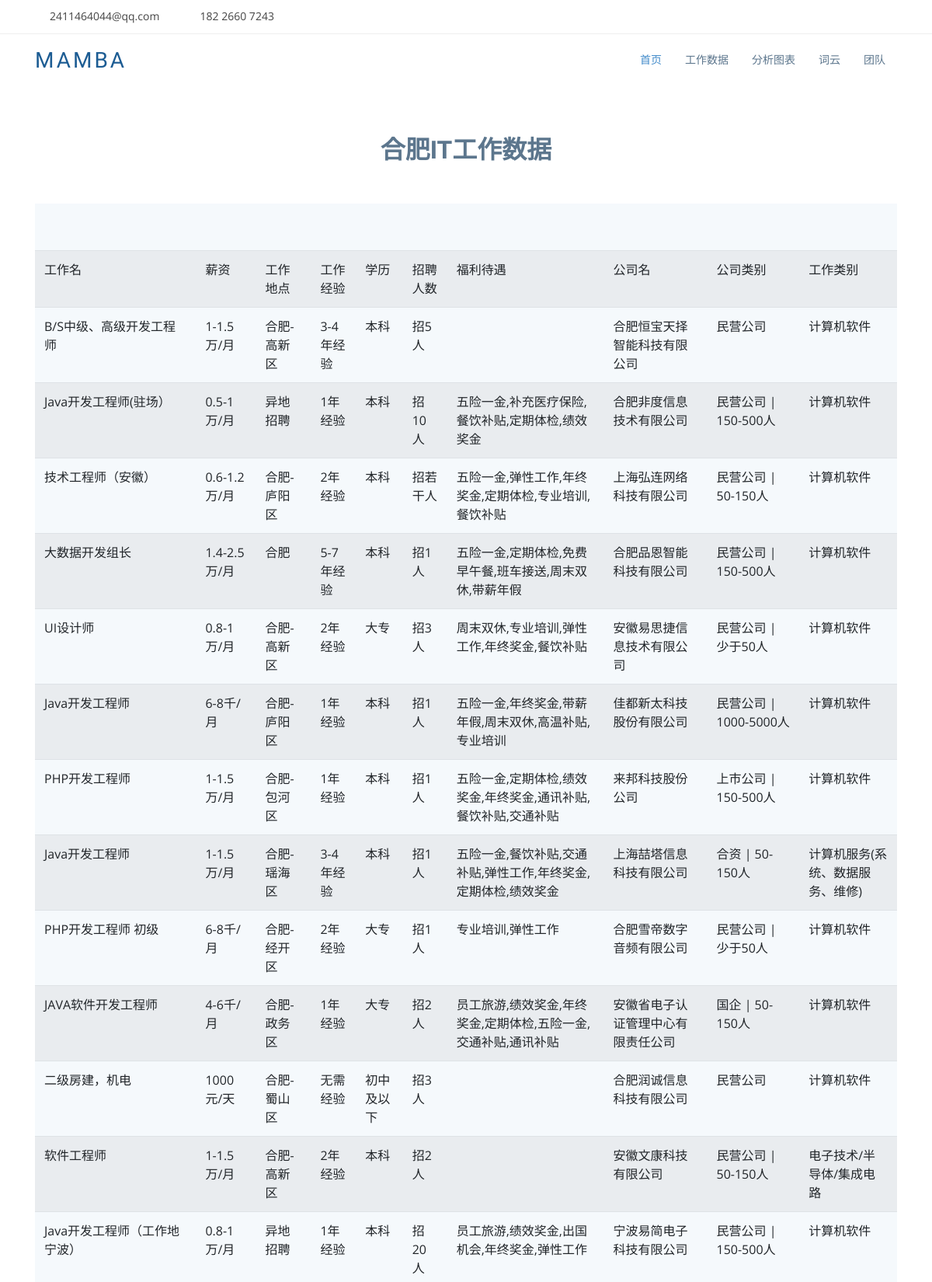
Screenshot of /job_detail_first (upper part) with the database file from the repository.
### tables this page shows
CREATE TABLE jobinfo
        (
        id integer primary key autoincrement ,
        job_name varchar ,
        job_price varchar ,
        job_address varchar ,
        job_age varchar ,
        job_education numeric ,
        job_num numeric ,
        job_welfare varchar,
        job_company varchar,
        job_catacom varchar,
        job_classify varchar
        );

### app.py (the view)
@app.route('/job_detail_first')
def showjob_detail_first():
    datalist = []
    conn = sqlite3.connect("job.db")
    cur = conn.cursor()
    sql = "select * from jobinfo where id BETWEEN 1 and 50"
    data = cur.execute(sql)
    for item in data:
        datalist.append(item)
    cur.close()
    conn.close()
    return render_template("job_detail.html", datalist=datalist)

### templates/job_detail.html (shortened to what this page needs)
<!DOCTYPE html>
<html lang="en">
<head>
  <link href="static/assets/vendor/bootstrap/css/bootstrap.min.css" rel="stylesheet">
  <link href="static/assets/vendor/icofont/icofont.min.css" rel="stylesheet">
  <link href="static/assets/vendor/boxicons/css/boxicons.min.css" rel="stylesheet">
  <link href="static/assets/vendor/animate.css/animate.min.css" rel="stylesheet">
  <link href="static/assets/vendor/venobox/venobox.css" rel="stylesheet">
  <link href="static/assets/vendor/aos/aos.css" rel="stylesheet">
  <link href="static/assets/css/style.css" rel="stylesheet">
</head>
<body>
  <section id="topbar" class="d-none d-lg-block">
    <div class="container clearfix">
      <div class="contact-info float-left">
        <i class="icofont-envelope"></i><a href="mailto:contact@example.com">2411464044@qq.com</a>
        <i class="icofont-phone"></i> 182 2660 7243
      </div>
      <div class="social-links float-right">
        <a href="#" class="twitter"><i class="icofont-twitter"></i></a>
        <a href="#" class="facebook"><i class="icofont-facebook"></i></a>
        <a href="#" class="instagram"><i class="icofont-instagram"></i></a>
        <a href="#" class="skype"><i class="icofont-skype"></i></a>
        <a href="#" class="linkedin"><i class="icofont-linkedin"></i></i></a>
      </div>
    </div>
  </section>
  <header id="header">
    <div class="container">
      <div class="logo float-left">
        <h1 class="text-light"><a href="temp.html"><span>Mamba</span></a></h1>
      </div>
      <nav class="nav-menu float-right d-none d-lg-block">
        <ul>
          <li class="active"><a href="/index">首页 </a></li>
          <li><a href="/job_detail_first">工作数据 </a></li>
          <li><a href="/job_pic">分析图表</a></li>
          <li><a href="/word">词云</a></li>
          <li><a href="/team">团队</a></li>
        </ul>
      </nav>
    </div>
  </header>
    <section id="team" class="team">
      <div class="container">
        <div class="section-title">
          <h2>合肥IT工作数据</h2>
        </div>
    <section class="counts section-bg">
          <table class="table table-striped">
              <tr>
                  <td>工作名</td>
                  <td>薪资</td>
                  <td>工作地点</td>
                  <td>工作经验</td>
                  <td>学历</td>
                  <td>招聘人数</td>
                  <td>福利待遇</td>
                  <td>公司名</td>
                  <td>公司类别</td>
                  <td>工作类别</td>
              </tr>
              {% for job in datalist %}
                  <tr>
                      <td>{{ job[1] }}</td>
                      <td>{{ job[2] }}</td>
                      <td>{{ job[3] }}</td>
                      <td>{{ job[4] }}</td>
                      <td>{{ job[5] }}</td>
                      <td>{{ job[6] }}</td>
                      <td>{{ job[7] }}</td>
                      <td>{{ job[8] }}</td>
                      <td>{{ job[9] }}</td>
                      <td>{{ job[10] }}</td>
                  </tr>
              {% endfor %}
          </table>
    </section>
      </div>
    </section>
</body>
</html>

### static/assets/css/style.css (style rules this page uses)
body { font-family: "Open Sans", sans-serif; color: #444; }
a { color: #428bca; }
h1, h2, h3, h4, h5, h6, .font-primary { font-family: "Raleway", sans-serif; }
#topbar { background: #fff; padding: 10px 0; border-bottom: 1px solid #eee; font-size: 14px; }
#topbar .contact-info a { line-height: 1; color: #444; transition: 0.3s; }
#topbar .contact-info i { color: #428bca; padding: 4px; }
#topbar .contact-info .icofont-phone { padding-left: 20px; margin-left: 10px; }
#topbar .social-links a { color: #5c768d; padding: 4px 12px; display: inline-block; line-height: 1px; transition: 0.3s; }
#header { height: 70px; transition: all 0.5s; transition: all 0.5s; padding: 10px 0; background: #fff; z-index: 997; }
#header .logo h1 { font-size: 28px; margin: 0; padding: 10px 0; line-height: 1; font-weight: 400; letter-spacing: 3px; text-transform: uppercase; }
#header .logo h1 a, #header .logo h1 a:hover { color: #1c5c93; text-decoration: none; }
.nav-menu, .nav-menu * { margin: 0; padding: 0; list-style: none; }
.nav-menu > ul > li { position: relative; white-space: nowrap; float: left; }
.nav-menu a { display: block; position: relative; color: #5c768d; padding: 12px 15px; transition: 0.3s; font-size: 14px; font-family: "Open Sans", sans-serif; }
.nav-menu a:hover, .nav-menu .active > a, .nav-menu li:hover > a { color: #428bca; text-decoration: none; }
.mobile-nav { position: fixed; top: 0; bottom: 0; z-index: 9999; overflow-y: auto; left: -260px; width: 260px; padding-top: 18px; background: #1f3548; transition: 0.4s; }
.mobile-nav * { margin: 0; padding: 0; list-style: none; }
.mobile-nav a { display: block; position: relative; color: #e3f0fc; padding: 10px 20px; font-weight: 500; }
.mobile-nav a:hover, .mobile-nav .active > a, .mobile-nav li:hover > a { color: #9eccf4; text-decoration: none; }
section { padding: 60px 0; }
.section-bg { background-color: #f5f9fc; }
.section-title { text-align: center; padding-bottom: 30px; }
.section-title h2 { font-size: 32px; font-weight: 600; margin-bottom: 20px; padding-bottom: 0; color: #5c768d; }
.counts { padding-bottom: 30px; }
.team { background: #fff; padding: 60px 0 30px 0; }

### rows the page displays
jobinfo: job_name "B/S中级、高级开发工程师", job_price "1-1.5万/月", job_address "合肥-高新区", job_age "3-4年经验", job_education "本科", job_num "招5人", job_company "合肥恒宝天择智能科技有限公司", job_catacom "民营公司", job_classify "计算机软件"
jobinfo: job_name "Java开发工程师(驻场）", job_price "0.5-1万/月", job_address "异地招聘", job_age "1年经验", job_education "本科", job_num "招10人", job_welfare "五险一金,补充医疗保险,餐饮补贴,定期体检,绩效奖金", job_company "合肥非度信息技术有限公司", job_catacom "民营公司 | 150-500人", job_classify "计算机软件"
jobinfo: job_name "技术工程师（安徽）", job_price "0.6-1.2万/月", job_address "合肥-庐阳区", job_age "2年经验", job_education "本科", job_num "招若干人", job_welfare "五险一金,弹性工作,年终奖金,定期体检,专业培训,餐饮补贴", job_company "上海弘连网络科技有限公司", job_catacom "民营公司 | 50-150人", job_classify "计算机软件"
jobinfo: job_name "大数据开发组长", job_price "1.4-2.5万/月", job_address "合肥", job_age "5-7年经验", job_education "本科", job_num "招1人", job_welfare "五险一金,定期体检,免费早午餐,班车接送,周末双休,带薪年假", job_company "合肥品恩智能科技有限公司", job_catacom "民营公司 | 150-500人", job_classify "计算机软件"
jobinfo: job_name "UI设计师", job_price "0.8-1万/月", job_address "合肥-高新区", job_age "2年经验", job_education "大专", job_num "招3人", job_welfare "周末双休,专业培训,弹性工作,年终奖金,餐饮补贴", job_company "安徽易思捷信息技术有限公司", job_catacom "民营公司 | 少于50人", job_classify "计算机软件"
jobinfo: job_name "Java开发工程师", job_price "6-8千/月", job_address "合肥-庐阳区", job_age "1年经验", job_education "本科", job_num "招1人", job_welfare "五险一金,年终奖金,带薪年假,周末双休,高温补贴,专业培训", job_company "佳都新太科技股份有限公司", job_catacom "民营公司 | 1000-5000人", job_classify "计算机软件"
jobinfo: job_name "PHP开发工程师", job_price "1-1.5万/月", job_address "合肥-包河区", job_age "1年经验", job_education "本科", job_num "招1人", job_welfare "五险一金,定期体检,绩效奖金,年终奖金,通讯补贴,餐饮补贴,交通补贴", job_company "来邦科技股份公司", job_catacom "上市公司 | 150-500人", job_classify "计算机软件"
jobinfo: job_name "Java开发工程师", job_price "1-1.5万/月", job_address "合肥-瑶海区", job_age "3-4年经验", job_education "本科", job_num "招1人", job_welfare "五险一金,餐饮补贴,交通补贴,弹性工作,年终奖金,定期体检,绩效奖金", job_company "上海喆塔信息科技有限公司", job_catacom "合资 | 50-150人", job_classify "计算机服务(系统、数据服务、维修)"
jobinfo: job_name "PHP开发工程师 初级", job_price "6-8千/月", job_address "合肥-经开区", job_age "2年经验", job_education "大专", job_num "招1人", job_welfare "专业培训,弹性工作", job_company "合肥雪帝数字音频有限公司", job_catacom "民营公司 | 少于50人", job_classify "计算机软件"
jobinfo: job_name "JAVA软件开发工程师", job_price "4-6千/月", job_address "合肥-政务区", job_age "1年经验", job_education "大专", job_num "招2人", job_welfare "员工旅游,绩效奖金,年终奖金,定期体检,五险一金,交通补贴,通讯补贴", job_company "安徽省电子认证管理中心有限责任公司", job_catacom "国企 | 50-150人", job_classify "计算机软件"
jobinfo: job_name "二级房建，机电", job_price "1000元/天", job_address "合肥-蜀山区", job_age "无需经验", job_education "初中及以下", job_num "招3人", job_company "合肥润诚信息科技有限公司", job_catacom "民营公司", job_classify "计算机软件"
jobinfo: job_name "软件工程师", job_price "1-1.5万/月", job_address "合肥-高新区", job_age "2年经验", job_education "本科", job_num "招2人", job_company "安徽文康科技有限公司", job_catacom "民营公司 | 50-150人", job_classify "电子技术/半导体/集成电路"
jobinfo: job_name "Java开发工程师（工作地宁波）", job_price "0.8-1万/月", job_address "异地招聘", job_age "1年经验", job_education "本科", job_num "招20人", job_welfare "员工旅游,绩效奖金,出国机会,年终奖金,弹性工作", job_company "宁波易简电子科技有限公司", job_catacom "民营公司 | 150-500人", job_classify "计算机软件"
